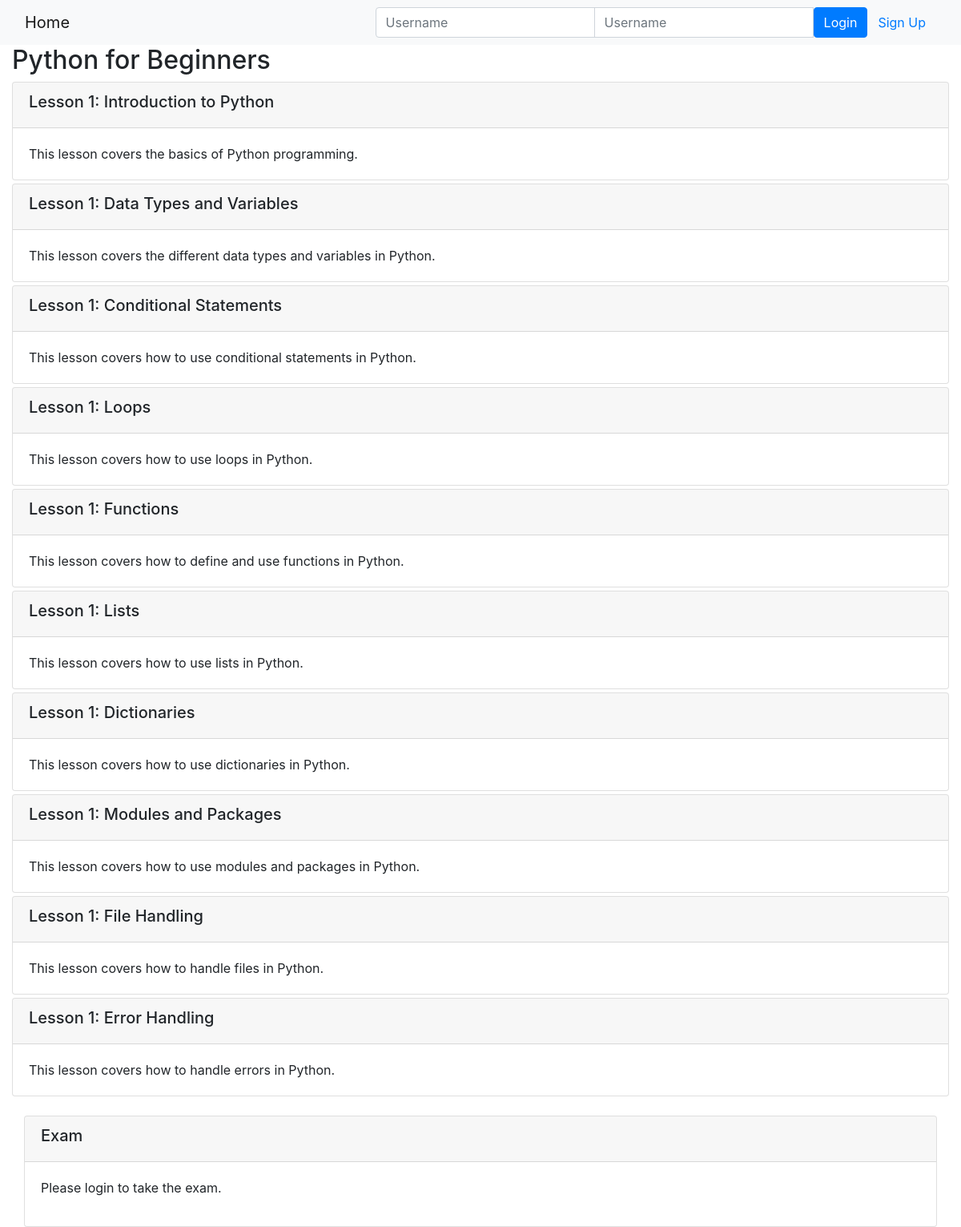
Screenshot of /onlinecourse/5/ with the database file from the repository.
### onlinecourse/models.py (models this page shows, shortened)
class Course(models.Model):
    name = models.CharField(null=False, max_length=30, default='online course')
    image = models.ImageField(upload_to='course_images/')
    description = models.CharField(max_length=1000)
    pub_date = models.DateField(null=True)
    instructors = models.ManyToManyField(Instructor)
    users = models.ManyToManyField(settings.AUTH_USER_MODEL, through='Enrollment')
    total_enrollment = models.IntegerField(default=0)
    is_enrolled = False
    exam = models.BooleanField(default=False)

class Lesson(models.Model):
    title = models.CharField(max_length=200, default="title")
    order = models.IntegerField(default=0)
    course = models.ForeignKey(Course, on_delete=models.CASCADE)
    content = models.TextField()

### onlinecourse/views.py (the view)
# urls.py: path('<int:pk>/', views.CourseDetailView.as_view(), name='course_details'),
class CourseDetailView(generic.DetailView):
    model = Course
    template_name = 'onlinecourse/course_detail_bootstrap.html'
    def get_context_data(self, **kwargs):
        context = super().get_context_data(**kwargs)
        course = self.get_object()
        questions = Question.objects.filter(course=course)
        print("queste sono le domande" ,questions)
        context['questions'] = questions
        return context

### onlinecourse/templates/onlinecourse/course_detail_bootstrap.html (shortened to what this page needs)
<!DOCTYPE html>
<html lang="en">
<head>
     {% load static %}
    <link rel="stylesheet" href="https://maxcdn.bootstrapcdn.com/bootstrap/4.5.2/css/bootstrap.min.css">
</head>
<body>
    <nav class="navbar navbar-light bg-light">
        <div class="container-fluid">
            <div class="navbar-header">
                  <a class="navbar-brand" href="{% url 'onlinecourse:index' %}">Home</a>
            </div>
            <ul class="nav navbar-nav navbar-right">
                {% if user.is_authenticated %}
                <li>
                    <a class="btn btn-link" href="#">{{ user.first_name }}({{ user.username }})</a>
                    <a class="btn btn-link" href="{% url 'onlinecourse:logout' %}">Logout</a>
                </li>
                {% else %}
                <li>
                    <form class="form-inline" action="{% url 'onlinecourse:login' %}" method="post">
                        <div class="input-group">
                            <input type="text" class="form-control" placeholder="Username" name="username" >
                            <input type="password" class="form-control" placeholder="Username" name="psw" >
                            <button class="btn btn-primary" type="submit">Login</button>
                            <a class="btn btn-link" href="{% url 'onlinecourse:registration' %}">Sign Up</a>
                        </div>
                    </form>
                </li>
                {% endif %}
            </ul>
        </div>
    </nav>
    <div class="container-fluid">
            <h2>{{ course.name }}</h2>
            <div class="card-columns-vertical">
                {% for lesson in course.lesson_set.all %}
                    <div class="card mt-1">
                        <div class="card-header"><h5>Lesson {{lesson.order|add:1}}: {{lesson.title}}</h5></div>
                        <div class="card-body">{{lesson.content}}</div>
                    </div>
                {% endfor %}
            </div>
<div class="container-fluid mt-4">
    <div class="card">
        <div class="card-header">
            <h5>Exam</h5>
        </div>
        {% if user.is_authenticated %}
            <div class="card-body">
                {% if course.exam %}
                    <button type="button" class="btn btn-primary" data-toggle="collapse" data-target="#exam-collapse">Start Exam</button>
                    <div id="exam-collapse" class="collapse">
                        <form id="questionform" action="{% url 'onlinecourse:submit' course_id=course.id %}" method="post">
                            {% csrf_token %}
                            {% for question in questions %}
                            <div class="card mt-1">
                                <div class="card-header"><h5>{{ question.text }}</h5></div>
                                {% for choice in question.choice_set.all %}
                                <div class="form-group ml-3">
                                    <div class="form-check">
                                        <input type="checkbox" name="choice_{{ question.id }}_{{ choice.id }}" id="{{ question.id }}_{{ choice.id }}" class="form-check-input" value="{{ choice.id }}">
                                        <label class="form-check-label" for="{{ question.id }}_{{ choice.id }}">
                                            {{ choice.text }}
                                        </label>
                                    </div>
                                </div>
                                {% endfor %}
                            </div>
                            {% endfor %}
                            <input class="btn btn-success btn-block" type="submit" value="Submit">
                        </form>
                    </div>
                {% else %}
                    <p>There is no exam for this course.</p>
                {% endif %}
            </div>
        {% else %}
            <div class="card-body">
                <p>Please login to take the exam.</p>
            </div>
        {% endif %}
    </div>
</div>
    </div>
</body>
</html>

### rows the page displays
Course: name "Python for Beginners"
Lesson: order|add "1", title "Introduction to Python", content "This lesson covers the basics of Python programming."
Lesson: order|add "1", title "Data Types and Variables", content "This lesson covers the different data types and variables in Python."
Lesson: order|add "1", title "Conditional Statements", content "This lesson covers how to use conditional statements in Python."
Lesson: order|add "1", title "Loops", content "This lesson covers how to use loops in Python."
Lesson: order|add "1", title "Functions", content "This lesson covers how to define and use functions in Python."
Lesson: order|add "1", title "Lists", content "This lesson covers how to use lists in Python."
Lesson: order|add "1", title "Dictionaries", content "This lesson covers how to use dictionaries in Python."
Lesson: order|add "1", title "Modules and Packages", content "This lesson covers how to use modules and packages in Python."
Lesson: order|add "1", title "File Handling", content "This lesson covers how to handle files in Python."
Lesson: order|add "1", title "Error Handling", content "This lesson covers how to handle errors in Python."
